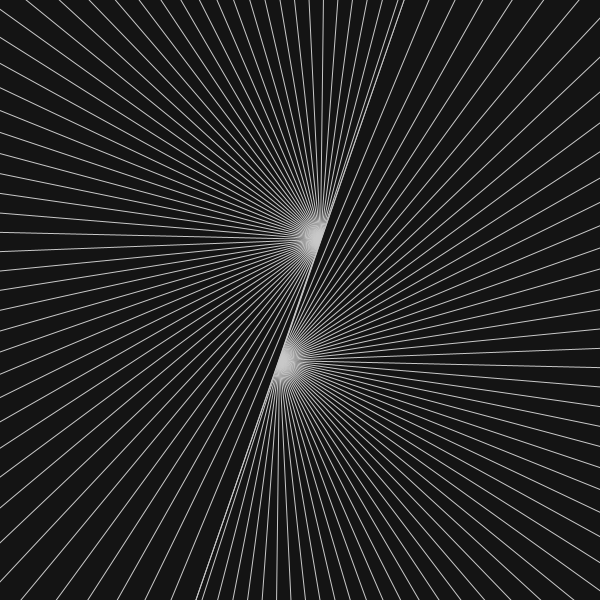
Frame 1 (no input)
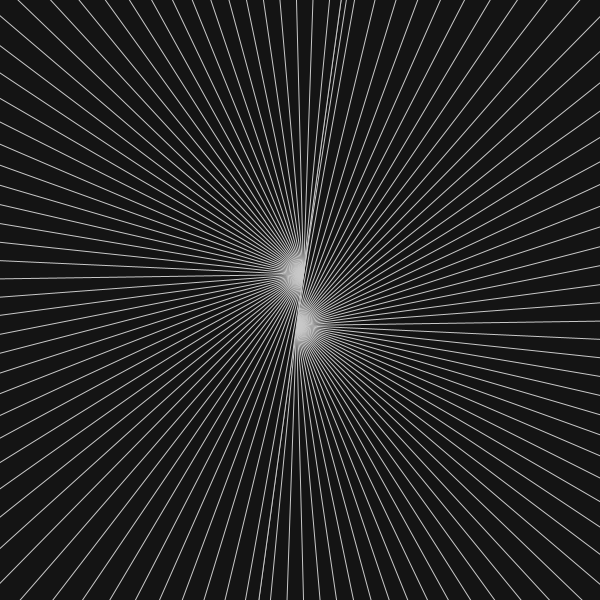
Frame 60 (the mouse pressed at the canvas centre just before this capture)
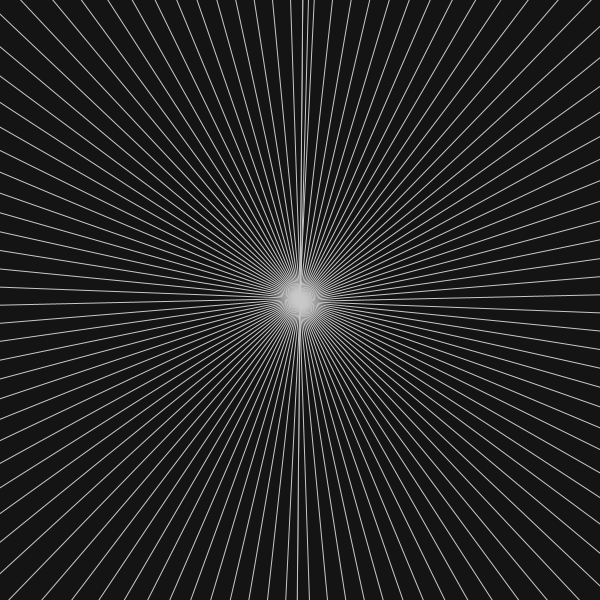
Frame 120 (the mouse held since frame 60 and released just before this capture)

The Processing sketch that drew these frames (run headless with seeded random() and noise(); from frame 60 on, the mouse is pressed at the canvas centre):

// Processing sketch: processing_40539
// ── processing_40539.pde


////////////////////////////////
float radius = 900;
float space = 0.06;
////////////////////////////////

void setup() {

  size(600, 600);
  smooth();
}

float theta = 0;
float theta_space;

PVector center=new PVector(), p=new PVector();

void draw() {

  float n = 0, center_coordinate;

  background(0);

  // perlin noise update
  n = noise(theta_space);
  theta_space += 0.06;

  translate(width/2, height/2);
  rotate( map(n, 0, 1, 0, PI));

  center_coordinate = map(n, 0, 1, -width/2, width/2);
  center.x = center_coordinate;

  fill(20);
  rect(-width, -height, width*2, height);
  stroke(200);
  draw_rays(PI-space, 2*PI, true);

  fill(20);
  rect(-width, 0, width*2, height*2);
  stroke(200);
  center_coordinate = map(1-n, 0, 1, -width/2, width/2);
  center.x = center_coordinate;
  draw_rays(0, PI, true);

  theta += 0.02;
  
}

void draw_rays(float from, float to, boolean direction) {
  float a1;
  for (float angle=from; angle<to; angle+=space) {
    a1 = (direction) ? angle+theta%space : angle-theta%space ;
    p.x = center.x + cos(a1)*radius;
    p.y = center.y + sin(a1)*radius;
    line(center.x, center.y, p.x, p.y);
  }
}
